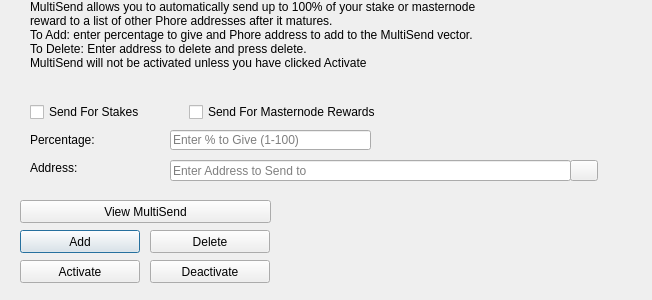
<?xml version="1.0" encoding="UTF-8"?>
<ui version="4.0">
 <class>MultiSendDialog</class>
 <widget class="QDialog" name="MultiSendDialog">
  <property name="windowModality">
   <enum>Qt::NonModal</enum>
  </property>
  <property name="geometry">
   <rect>
    <x>0</x>
    <y>0</y>
    <width>652</width>
    <height>300</height>
   </rect>
  </property>
  <property name="windowTitle">
   <string>MultiSend</string>
  </property>
  <widget class="QLineEdit" name="multiSendPercentEdit">
   <property name="geometry">
    <rect>
     <x>170</x>
     <y>130</y>
     <width>201</width>
     <height>20</height>
    </rect>
   </property>
   <property name="toolTip">
    <string>Enter whole numbers 1 - 100</string>
   </property>
   <property name="placeholderText">
    <string>Enter % to Give (1-100)</string>
   </property>
  </widget>
  <widget class="QLineEdit" name="multiSendAddressEdit">
   <property name="geometry">
    <rect>
     <x>170</x>
     <y>160</y>
     <width>401</width>
     <height>21</height>
    </rect>
   </property>
   <property name="toolTip">
    <string/>
   </property>
   <property name="placeholderText">
    <string>Enter Address to Send to</string>
   </property>
  </widget>
  <widget class="QLabel" name="label_2">
   <property name="geometry">
    <rect>
     <x>30</x>
     <y>0</y>
     <width>451</width>
     <height>121</height>
    </rect>
   </property>
   <property name="lineWidth">
    <number>1</number>
   </property>
   <property name="text">
    <string>MultiSend allows you to automatically send up to 100% of your stake or masternode reward to a list of other Phore addresses after it matures.
To Add: enter percentage to give and Phore address to add to the MultiSend vector.
To Delete: Enter address to delete and press delete.
MultiSend will not be activated unless you have clicked Activate</string>
   </property>
   <property name="alignment">
    <set>Qt::AlignLeading|Qt::AlignLeft|Qt::AlignTop</set>
   </property>
   <property name="wordWrap">
    <bool>true</bool>
   </property>
  </widget>
  <widget class="QLabel" name="message">
   <property name="geometry">
    <rect>
     <x>290</x>
     <y>200</y>
     <width>351</width>
     <height>91</height>
    </rect>
   </property>
   <property name="text">
    <string/>
   </property>
  </widget>
  <widget class="QPushButton" name="addButton">
   <property name="geometry">
    <rect>
     <x>20</x>
     <y>230</y>
     <width>120</width>
     <height>23</height>
    </rect>
   </property>
   <property name="toolTip">
    <string/>
   </property>
   <property name="statusTip">
    <string>Add to MultiSend Vector</string>
   </property>
   <property name="text">
    <string>Add</string>
   </property>
  </widget>
  <widget class="QPushButton" name="disableButton">
   <property name="geometry">
    <rect>
     <x>150</x>
     <y>260</y>
     <width>120</width>
     <height>23</height>
    </rect>
   </property>
   <property name="statusTip">
    <string>Deactivate MultiSend</string>
   </property>
   <property name="text">
    <string>Deactivate</string>
   </property>
  </widget>
  <widget class="QPushButton" name="addressBookButton">
   <property name="geometry">
    <rect>
     <x>570</x>
     <y>160</y>
     <width>28</width>
     <height>21</height>
    </rect>
   </property>
   <property name="toolTip">
    <string>Choose an address from the address book</string>
   </property>
   <property name="text">
    <string/>
   </property>
   <property name="icon">
    <iconset resource="../pivx.qrc">
     <normaloff>:/icons/address-book</normaloff>:/icons/address-book</iconset>
   </property>
   <property name="shortcut">
    <string>Alt+A</string>
   </property>
   <property name="autoDefault">
    <bool>false</bool>
   </property>
  </widget>
  <widget class="QLabel" name="label">
   <property name="geometry">
    <rect>
     <x>30</x>
     <y>130</y>
     <width>121</width>
     <height>20</height>
    </rect>
   </property>
   <property name="toolTip">
    <string>Percentage of stake to send</string>
   </property>
   <property name="text">
    <string>Percentage:</string>
   </property>
  </widget>
  <widget class="QLabel" name="label_5">
   <property name="geometry">
    <rect>
     <x>30</x>
     <y>160</y>
     <width>111</width>
     <height>16</height>
    </rect>
   </property>
   <property name="toolTip">
    <string>Address to send portion of stake to</string>
   </property>
   <property name="text">
    <string>Address:</string>
   </property>
  </widget>
  <widget class="QPushButton" name="deleteButton">
   <property name="geometry">
    <rect>
     <x>150</x>
     <y>230</y>
     <width>120</width>
     <height>23</height>
    </rect>
   </property>
   <property name="toolTip">
    <string/>
   </property>
   <property name="statusTip">
    <string>Delete Address From MultiSend Vector</string>
   </property>
   <property name="text">
    <string>Delete</string>
   </property>
  </widget>
  <widget class="QPushButton" name="activateButton">
   <property name="geometry">
    <rect>
     <x>20</x>
     <y>260</y>
     <width>120</width>
     <height>23</height>
    </rect>
   </property>
   <property name="statusTip">
    <string>Activate MultiSend</string>
   </property>
   <property name="text">
    <string>Activate</string>
   </property>
  </widget>
  <widget class="QPushButton" name="viewButton">
   <property name="geometry">
    <rect>
     <x>20</x>
     <y>200</y>
     <width>251</width>
     <height>23</height>
    </rect>
   </property>
   <property name="toolTip">
    <string/>
   </property>
   <property name="statusTip">
    <string>View MultiSend Vector</string>
   </property>
   <property name="text">
    <string>View MultiSend</string>
   </property>
  </widget>
  <widget class="QWidget" name="horizontalLayoutWidget">
   <property name="geometry">
    <rect>
     <x>30</x>
     <y>100</y>
     <width>351</width>
     <height>24</height>
    </rect>
   </property>
   <layout class="QHBoxLayout" name="horizontalLayout">
    <item>
     <widget class="QCheckBox" name="multiSendStakeCheckBox">
      <property name="text">
       <string>Send For Stakes</string>
      </property>
     </widget>
    </item>
    <item>
     <widget class="QCheckBox" name="multiSendMasternodeCheckBox">
      <property name="text">
       <string>Send For Masternode Rewards</string>
      </property>
     </widget>
    </item>
   </layout>
  </widget>
 </widget>
 <resources>
  <include location="../pivx.qrc"/>
 </resources>
 <connections/>
</ui>
